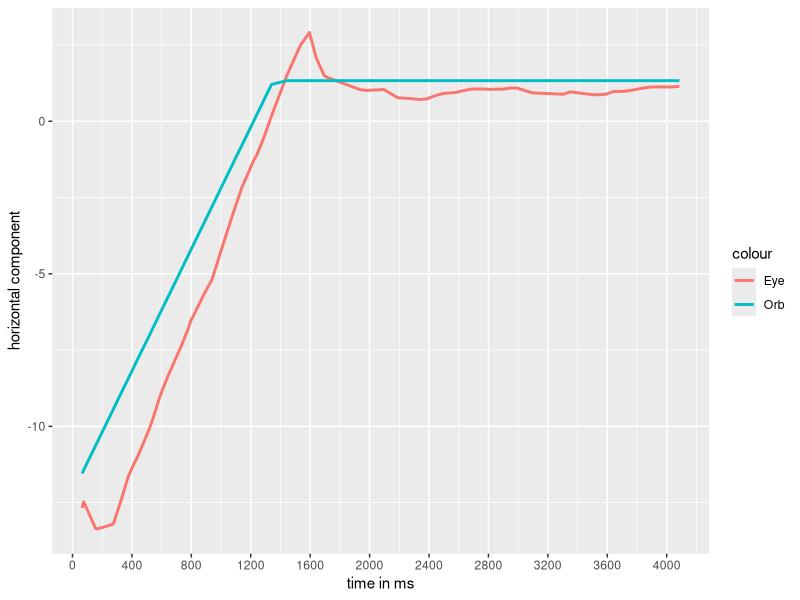
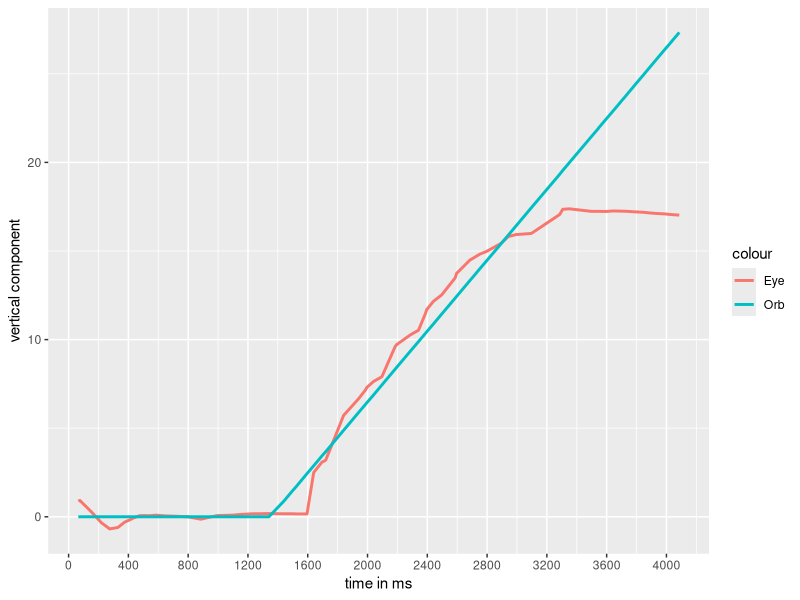

Generate these figures, in order, with R:
## ---- chunk 1
knitr::opts_chunk$set(echo = TRUE)
## ---- chunk 2
library(ggplot2)
library(dplyr)

#read in data
orbpath <- read.csv("orb_path.csv")
eyepath <- read.csv("cleaned.csv")

orbpath <- orbpath %>%
  rename(time = time..seconds.)
eyepath <- eyepath %>%
  rename(time = time..milliseconds.)

combined <- eyepath %>%
  inner_join(orbpath, by = "time", suffix = c("_eye", "_orb"))

combined <- combined %>%
  mutate(time = time - 1683076323472)

combined
## ---- chunk 3
xComp <- ggplot(combined, aes(x = time, y = x_orb)) +
  geom_line(aes(x = time, y = x_eye, color = "Eye"), size = 1) + 
  geom_line(aes(x = time, y = x_orb, color = "Orb"), size = 1) +
  labs(x = "time in ms", y = "horizontal component") +
  scale_x_continuous(breaks = seq(0, 4000, by = 400))
  


yComp <- ggplot(combined, aes(x = time, y = y_orb)) +
  geom_line(aes(x = time, y = y_eye, color = "Eye"), size = 1) + 
  geom_line(aes(x = time, y = y_orb, color = "Orb"), size = 1) +
  labs(x = "time in ms", y = "vertical component") + 
  scale_x_continuous(breaks = seq(0, 4000, by = 400))

xComp
yComp
